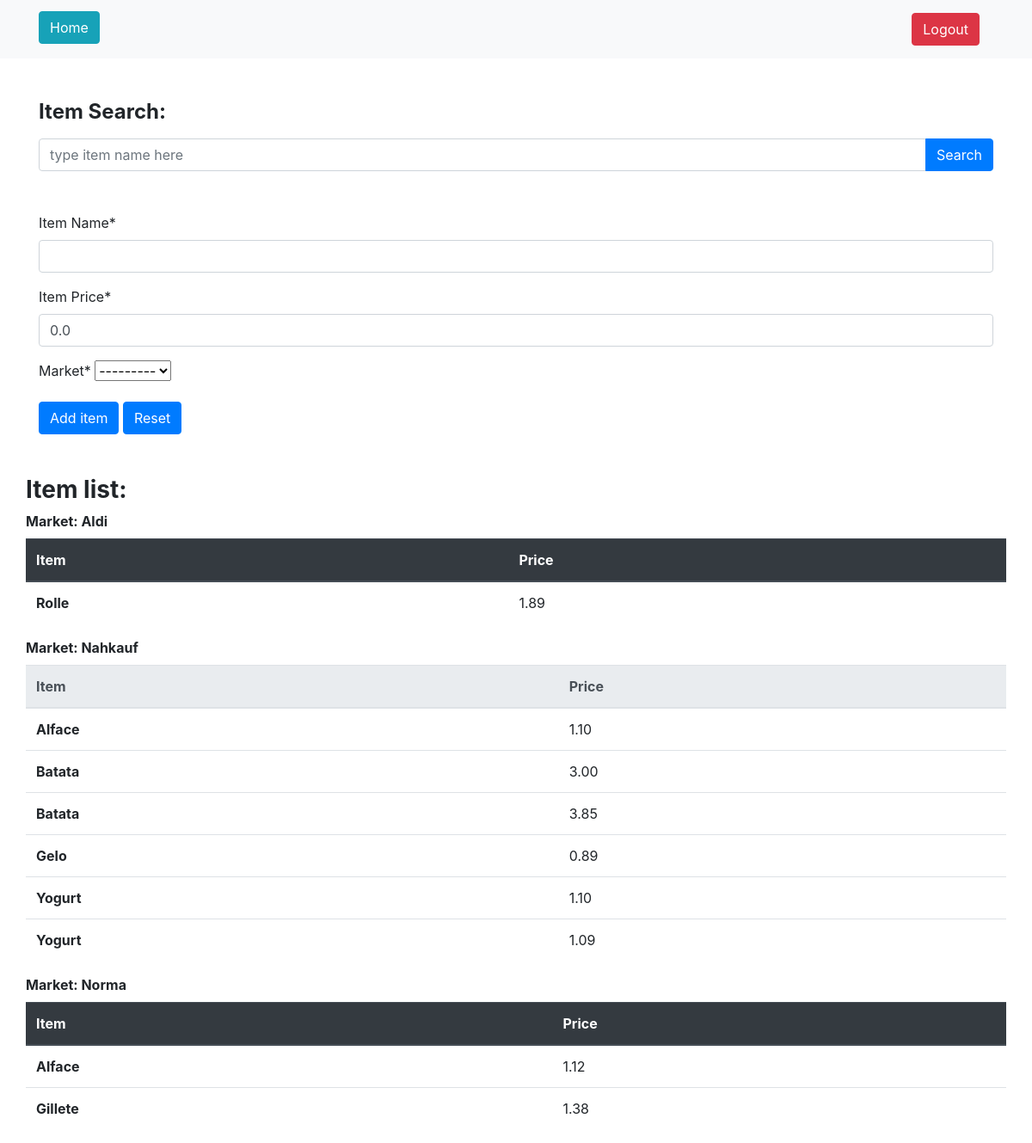
The page /createItem/ (signed in) on the database as committed earlier.
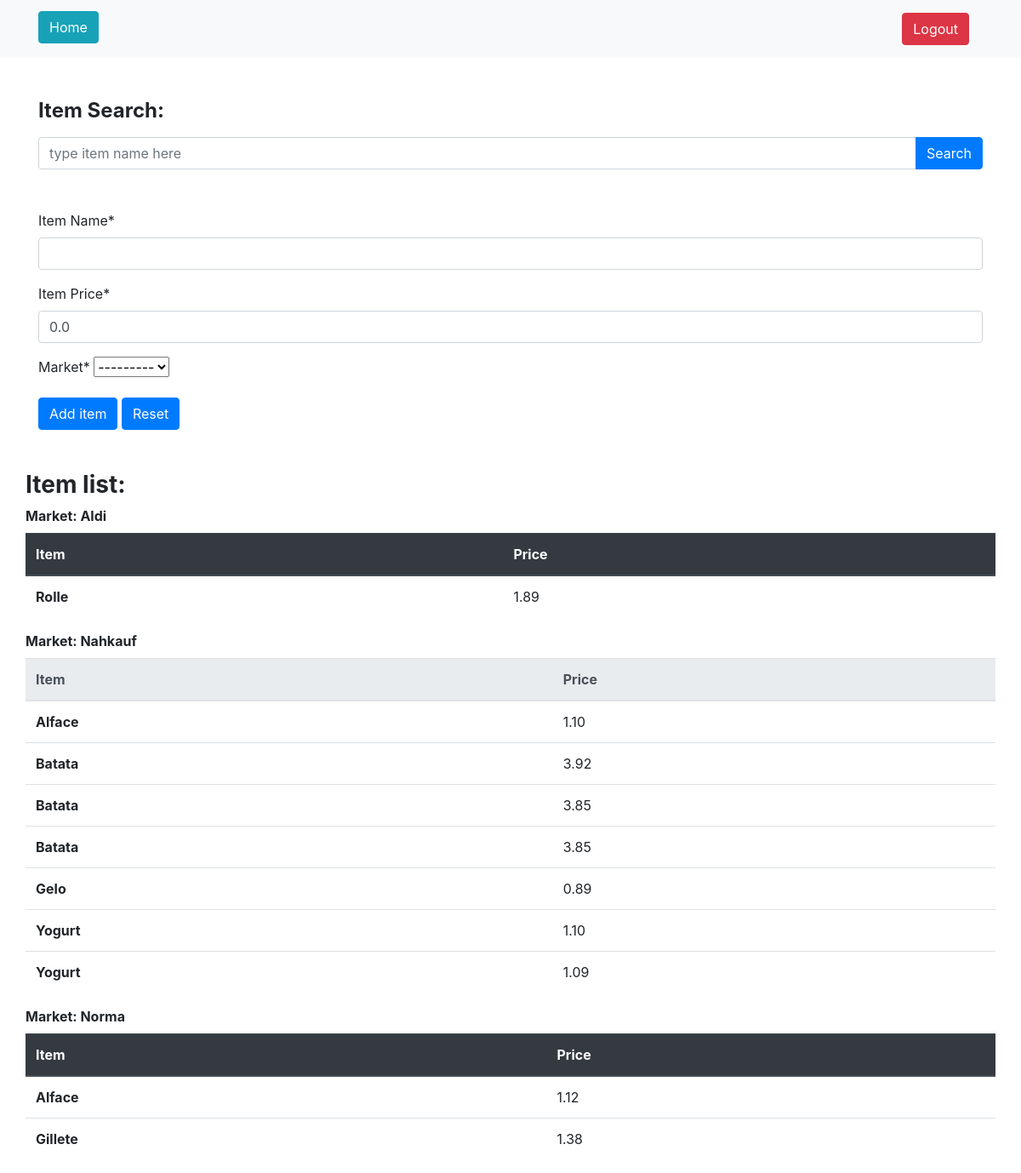
The same page on the database as committed later.
### calculator/models.py (models this page shows)
class MarketCreatedModel(models.Model):
    name = models.CharField(max_length=100, null=True)
    distance = models.PositiveIntegerField(null=True)
    favorite = models.BooleanField(null=True, default=False)
    user_id = models.ForeignKey(User, null=True, on_delete=models.CASCADE)
    def __str__(self):
        return f'{self.name.title()}'

class ItemCreatedModel(models.Model):
    class Meta:
        ordering = ['market_id__user_id']
    name = models.CharField(max_length=100, null=True)
    price = models.DecimalField(
        max_digits=10,
        decimal_places=2,
        validators=[MinValueValidator(0.01)])
    market_id = models.ForeignKey(
        MarketCreatedModel, on_delete=models.CASCADE, related_name="market_id")
    def __str__(self):
        return f'{self.name}'

### calculator/views.py (the view, shortened to what this page needs)
# urls.py: path('createItem/', views.CreateItemView.as_view(), name='create_item'),
@method_decorator(login_required, name='dispatch')
class CreateItemView(View):
    template_name = 'itemCreation.html'
    form_class = CreateNewItemForm
    context = {}
    def get_context_data(self, **kwargs):
        try:
            qs = ItemCreatedModel.objects\
                .filter(market_id__user_id=self.request.user.id)\
                .select_related('market_id')
            list_of_markets = {i.market_id: i for i in qs}
        except IndexError:
            list_of_markets = {}
        self.context['list_of_markets'] = list_of_markets
        return self.context
    def get(self, request, *args, **kwargs):
        form = self.form_class(request.user, initial={'price': 0.00})
        context = self.get_context_data()
        context['form'] = form
        print(context['list_of_markets'])
        return render(request, self.template_name, context=context)

### calculator/forms.py
class CreateNewItemForm(forms.ModelForm):
    class Meta:
        model = ItemCreatedModel
        fields = ('name', 'price', 'market_id')
        labels = {
            'name': 'Item Name',
            'price': 'Item Price',
            'market_id': 'Market',
        }
    def __init__(self, user, *args, **kwargs):
        super(CreateNewItemForm, self).__init__(*args, **kwargs)
        self.fields['market_id'].queryset = MarketCreatedModel.objects.filter(
            user_id=user.id).order_by('name')
        self.fields['price'].widget.attrs['min'] = Decimal('0.00')

### calculator/templates/itemCreation.html (shortened to what this page needs)
{% extends "base.html" %}
{% load crispy_forms_tags %}
{% block content %}
    <div class="container mt-5">
        <label for="itemSearch">
            <h4>
                <strong>Item Search:</strong>
            </h4>
        </label>
        <div class="input-group">
            <input type="text"
                   class="form-control"
                   placeholder="type item name here"
                   aria-label="Item name to be searched on Item database"
                   aria-describedby="button-addon4">
            <div class="input-group-append" id="button-addon4">
                <button class="btn btn-primary" type="button">Search</button>
            </div>
        </div>
    </div>
    <div class="container mt-5">
        <div class="row">
            <div class="col-md-12">
                <form method="POST">
                    {{ form|crispy }}
                    <button class="btn btn-primary" type="submit" name='saveItem'>Add item</button>
                    <button class="btn btn-primary" type="submit" name='resetItem'>Reset</button>
                </form>
            </div>
        </div>
    </div>
    <div class="container mt-5">
        <div class="row">
            <h3>
                <strong>Item list:</strong>
            </h3>
    </div>
    <div class="row">
        {% for market in list_of_markets %}
            <table class="table">
                {% if not forloop.counter|divisibleby:2 %}
                    <thead class="thead-dark">
                {% else %}
                    <thead class="thead-light">
                {% endif %}
                        <label for="itemListMarket">
                            <strong>Market: {{ market.name|title }}</strong>
                        </label>
                        <tr>
                            <th scope="col">Item</th>
                            <th scope="col">Price</th>
                        </tr>
                    </thead>
                    <tbody>
                        {% for item in market.market_id.all|dictsort:"name" %}
                            <tr>
                                <th scope="row">{{ item.name|title }}</th>
                                <td>{{ item.price }}</td>
                            </tr>
                        {% endfor %}
                    </tbody>
                </table>
            {% endfor %}
        </div>
    {% endblock content %}

### templates/base.html (shortened to what this page needs)
<!DOCTYPE html>
<html>
    <head>
        {% load static %}
        <link rel="stylesheet"
              href="https://cdn.jsdelivr.net/npm/bootstrap@4.6.2/dist/css/bootstrap.min.css"
 />
    </head>
    <body>
        <nav class="navbar navbar-light bg-light">
            <div class="container fluid">
                <div class="d-flex flex-row bd-highlight mb-1">
                    <a class="navbar-brand" href="{% url 'home' %}">
                        <button type="button" class="btn btn-info">Home</button>
                    </a>
                </div>
                <div class="d-flex flex-row-reverse bd-highlight">
                    {% if request.user.is_authenticated %}
                        <a class="navbar-brand" href="{% url 'account_logout' %}">
                            <button type="button" class="btn btn-danger">Logout</button>
                        </a>
                    {% endif %}
                </nav>
                {% block content %}{% endblock %}
            </body>
        </html>

Rows that differ between the two databases and show on the page:
changed ItemCreatedModel (number 3 of 10 on the later page): price "3.00" → "3.92"
added ItemCreatedModel: name "Batata", price "3.85", shown under MarketCreatedModel "Nahkauf"
